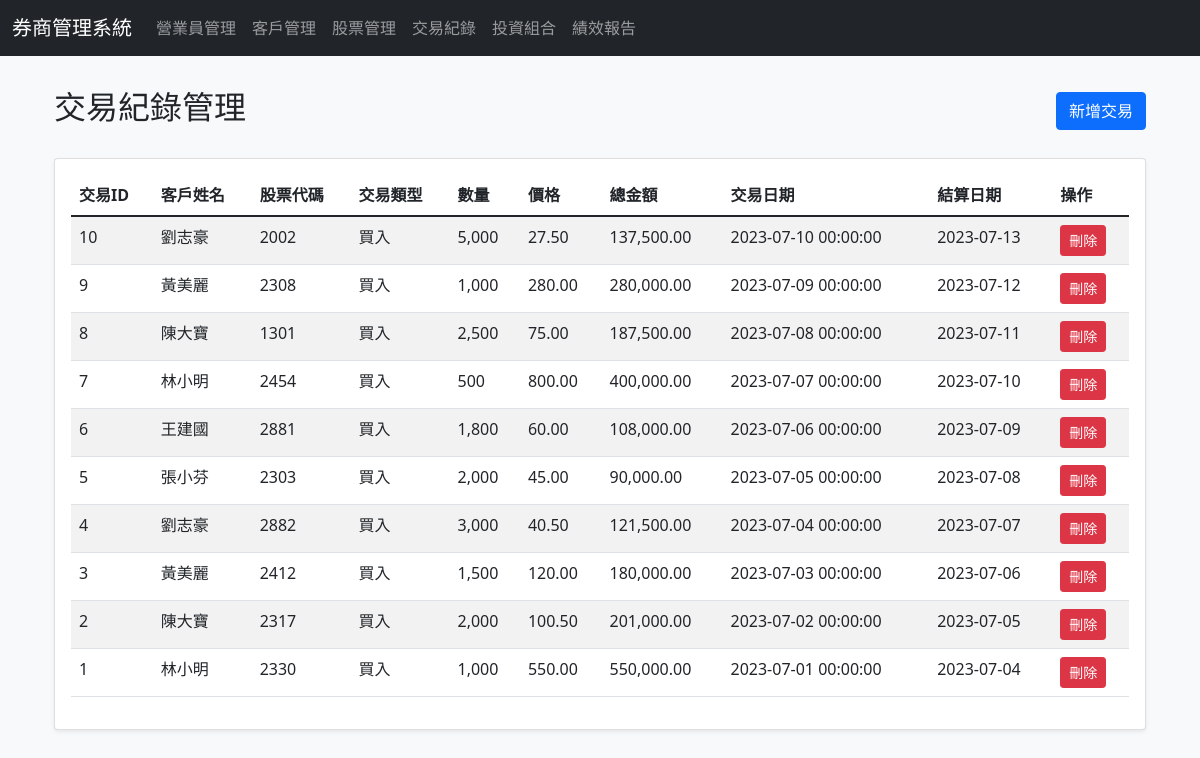
Screenshot of /transactions.php with the database file from the repository.
### tables this page shows
CREATE TABLE transactions (
    transaction_id INT PRIMARY KEY AUTO_INCREMENT,
    client_id INT,
    stock_id INT,
    type ENUM('buy', 'sell') NOT NULL,
    quantity INT NOT NULL,
    price DECIMAL(10,2) NOT NULL,
    transaction_date TIMESTAMP DEFAULT CURRENT_TIMESTAMP,
    settlement_date DATE,
    FOREIGN KEY (client_id) REFERENCES clients(client_id),
    FOREIGN KEY (stock_id) REFERENCES stocks(stock_id)
);

CREATE TABLE clients (
    client_id INT PRIMARY KEY AUTO_INCREMENT,
    broker_id INT,
    name VARCHAR(50) NOT NULL,
    id_number VARCHAR(20) UNIQUE NOT NULL,
    phone VARCHAR(20),
    risk_level ENUM('low', 'medium', 'high') DEFAULT 'medium',
    registration_date DATE,
    FOREIGN KEY (broker_id) REFERENCES brokers(broker_id)
);

CREATE TABLE stocks (
    stock_id INT PRIMARY KEY AUTO_INCREMENT,
    stock_code VARCHAR(10) UNIQUE NOT NULL,
    stock_name VARCHAR(50) NOT NULL,
    industry_type VARCHAR(30),
    current_price DECIMAL(10,2),
    last_update_time TIMESTAMP DEFAULT CURRENT_TIMESTAMP ON UPDATE CURRENT_TIMESTAMP
);

### transactions.php (the view, shortened to what this page needs)
<?php
include 'includes/connect.php';
include 'includes/header.php';
?>
<div class="container">
    <div class="row mb-4">
        <div class="col-md-12 d-flex justify-content-between align-items-center">
            <h2>交易紀錄管理</h2>
            <button type="button" class="btn btn-primary" data-bs-toggle="modal" data-bs-target="#addTransactionModal">
                新增交易
            </button>
        </div>
    </div>
    <div class="card">
        <div class="card-body">
            <table class="table table-striped" id="transactionsTable">
                <thead>
                    <tr>
                        <th>交易ID</th>
                        <th>客戶姓名</th>
                        <th>股票代碼</th>
                        <th>交易類型</th>
                        <th>數量</th>
                        <th>價格</th>
                        <th>總金額</th>
                        <th>交易日期</th>
                        <th>結算日期</th>
                        <th>操作</th>
                    </tr>
                </thead>
                <tbody>
                    <?php
                    $result = $db->query("SELECT t.*, c.name as client_name, s.stock_code
                                        FROM transactions t
                                        JOIN clients c ON t.client_id = c.client_id
                                        JOIN stocks s ON t.stock_id = s.stock_id
                                        ORDER BY t.transaction_date DESC");
                    while ($row = $result->fetch_assoc()) {
                        echo "<tr>";
                        echo "<td>" . $row['transaction_id'] . "</td>";
                        echo "<td>" . $row['client_name'] . "</td>";
                        echo "<td>" . $row['stock_code'] . "</td>";
                        echo "<td>" . ($row['type'] == 'buy' ? '買入' : '賣出') . "</td>";
                        echo "<td>" . number_format($row['quantity']) . "</td>";
                        echo "<td>" . number_format($row['price'], 2) . "</td>";
                        echo "<td>" . number_format($row['quantity'] * $row['price'], 2) . "</td>";
                        echo "<td>" . $row['transaction_date'] . "</td>";
                        echo "<td>" . $row['settlement_date'] . "</td>";
                        echo "<td>
                                <button class='btn btn-sm btn-danger' onclick='deleteTransaction(" . $row['transaction_id'] . ")'>刪除</button>
                              </td>";
                        echo "</tr>";
                    }
                    ?>
                </tbody>
            </table>
        </div>
    </div>
</div>
<?php include 'includes/footer.php'; ?>

### css/style.css (style rules this page uses)
body { background-color: #f8f9fa; }
.card { box-shadow: 0 0.125rem 0.25rem rgba(0, 0, 0, 0.075); margin-bottom: 1.5rem; }

### rows the page displays
transactions: transaction_id "10", client.name "劉志豪", stock.stock_code "2002", type "買入", quantity "5,000", price "27.50", $row['quantity'] * $row['price'] "137,500.00", transaction_date "2023-07-10 00:00:00", settlement_date "2023-07-13"
transactions: transaction_id "9", client.name "黃美麗", stock.stock_code "2308", type "買入", quantity "1,000", price "280.00", $row['quantity'] * $row['price'] "280,000.00", transaction_date "2023-07-09 00:00:00", settlement_date "2023-07-12"
transactions: transaction_id "8", client.name "陳大寶", stock.stock_code "1301", type "買入", quantity "2,500", price "75.00", $row['quantity'] * $row['price'] "187,500.00", transaction_date "2023-07-08 00:00:00", settlement_date "2023-07-11"
transactions: transaction_id "7", client.name "林小明", stock.stock_code "2454", type "買入", quantity "500", price "800.00", $row['quantity'] * $row['price'] "400,000.00", transaction_date "2023-07-07 00:00:00", settlement_date "2023-07-10"
transactions: transaction_id "6", client.name "王建國", stock.stock_code "2881", type "買入", quantity "1,800", price "60.00", $row['quantity'] * $row['price'] "108,000.00", transaction_date "2023-07-06 00:00:00", settlement_date "2023-07-09"
transactions: transaction_id "5", client.name "張小芬", stock.stock_code "2303", type "買入", quantity "2,000", price "45.00", $row['quantity'] * $row['price'] "90,000.00", transaction_date "2023-07-05 00:00:00", settlement_date "2023-07-08"
transactions: transaction_id "4", client.name "劉志豪", stock.stock_code "2882", type "買入", quantity "3,000", price "40.50", $row['quantity'] * $row['price'] "121,500.00", transaction_date "2023-07-04 00:00:00", settlement_date "2023-07-07"
transactions: transaction_id "3", client.name "黃美麗", stock.stock_code "2412", type "買入", quantity "1,500", price "120.00", $row['quantity'] * $row['price'] "180,000.00", transaction_date "2023-07-03 00:00:00", settlement_date "2023-07-06"
transactions: transaction_id "2", client.name "陳大寶", stock.stock_code "2317", type "買入", quantity "2,000", price "100.50", $row['quantity'] * $row['price'] "201,000.00", transaction_date "2023-07-02 00:00:00", settlement_date "2023-07-05"
transactions: transaction_id "1", client.name "林小明", stock.stock_code "2330", type "買入", quantity "1,000", price "550.00", $row['quantity'] * $row['price'] "550,000.00", transaction_date "2023-07-01 00:00:00", settlement_date "2023-07-04"
